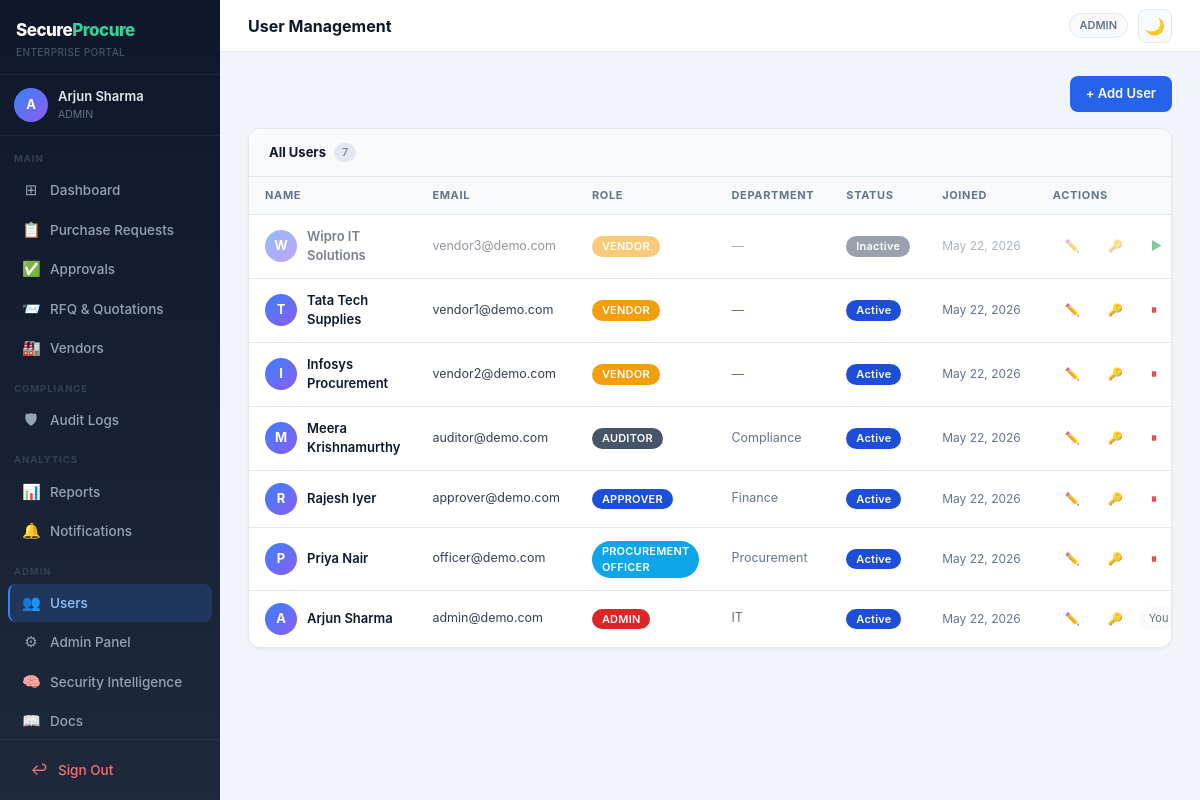
Page /admin/users (signed in) on the committed database.
### app/models.py (models this page shows, shortened)
class User(UserMixin, db.Model):
    __tablename__ = 'users'
    id            = db.Column(db.Integer, primary_key=True)
    name          = db.Column(db.String(120), nullable=False)
    email         = db.Column(db.String(120), unique=True, nullable=False)
    password_hash = db.Column(db.String(256), nullable=False)
    role          = db.Column(db.String(30), nullable=False, default='PROCUREMENT_OFFICER')
    department    = db.Column(db.String(100))
    is_active     = db.Column(db.Boolean, default=True)
    created_at    = db.Column(db.DateTime, default=datetime.utcnow)
    vendor         = db.relationship('Vendor', back_populates='user', uselist=False)
    requests       = db.relationship('PurchaseRequest', back_populates='creator', foreign_keys='PurchaseRequest.created_by')
    approvals      = db.relationship('Approval', back_populates='decider', foreign_keys='Approval.decided_by')
    audit_logs     = db.relationship('AuditLog', back_populates='user')
    notifications  = db.relationship('Notification', back_populates='user', cascade='all, delete-orphan')

### app/routes/admin.py (the view)
@bp.route('/users')
@login_required
@require_roles('ADMIN')
def users():
    all_users = User.query.order_by(User.created_at.desc()).all()
    return render_template('dashboard/users.html', users=all_users, roles=ROLES)

### app/utils.py (called while the page is built)
def require_roles(*roles):
    def decorator(f):
        @wraps(f)
        def wrapped(*args, **kwargs):
            if not current_user.is_authenticated:
                abort(401)
            if current_user.role not in roles:
                abort(403)
            return f(*args, **kwargs)
        return wrapped
    return decorator

### templates/dashboard/users.html (shortened to what this page needs)
{% extends "base.html" %}
{% block page_header %}
  <div style="font-size: 16px; font-weight: 700; color: var(--text-primary);">User Management</div>
{% endblock %}
{% block content %}
<div style="display: flex; justify-content: flex-end; margin-bottom: 16px;">
  <button onclick="openModal('add-user-modal')" class="btn btn-primary">+ Add User</button>
</div>
<div class="card" style="overflow: hidden;">
  <div style="padding: 14px 20px; background: var(--bg-subtle); border-bottom: 1px solid var(--border); display: flex; align-items: center; gap: 8px;">
    <span style="font-size: 13px; font-weight: 700; color: var(--text-primary);">All Users</span>
    <span style="font-size: 11px; color: var(--text-muted); background: var(--border); padding: 1px 8px; border-radius: 20px;">{{ users|length }}</span>
  </div>
  <table style="width: 100%; border-collapse: collapse;">
    <thead><tr class="tbl-head">
      <th>Name</th>
      <th>Email</th>
      <th>Role</th>
      <th>Department</th>
      <th>Status</th>
      <th>Joined</th>
      <th>Actions</th>
    </tr></thead>
    <tbody>
      {% for u in users %}
      <tr class="tbl-row" style="{% if not u.is_active %}opacity: 0.55;{% endif %}">
        <td>
          <div style="display: flex; align-items: center; gap: 10px;">
            <div style="width: 32px; height: 32px; border-radius: 50%; background: linear-gradient(135deg, #3b82f6, #8b5cf6); display: flex; align-items: center; justify-content: center; font-size: 13px; font-weight: 700; color: white; flex-shrink: 0;">
              {{ u.name[0].upper() }}
            </div>
            <span style="font-size: 13px; font-weight: 600; color: var(--text-primary);">{{ u.name }}</span>
          </div>
        </td>
        <td style="color: var(--text-secondary); font-size: 12.5px;">{{ u.email }}</td>
        <td>
          <span class="badge {% if u.role == 'ADMIN' %}badge-danger{% elif u.role == 'PROCUREMENT_OFFICER' %}badge-info{% elif u.role == 'APPROVER' %}badge-success{% elif u.role == 'VENDOR' %}badge-warning{% else %}badge-secondary{% endif %}">
            {{ u.role.replace('_',' ') }}
          </span>
        </td>
        <td style="color: var(--text-muted); font-size: 12.5px;">{{ u.department or '—' }}</td>
        <td>
          <span class="badge {% if u.is_active %}badge-success{% else %}badge-secondary{% endif %}">
            {{ 'Active' if u.is_active else 'Inactive' }}
          </span>
        </td>
        <td style="color: var(--text-muted); font-size: 12px; white-space: nowrap;">{{ u.created_at.strftime('%b %d, %Y') }}</td>
        <td>
          <div style="display: flex; gap: 4px; align-items: center;">
            <button onclick="openEdit({{ u.id }}, '{{ u.name|replace("'","\\'")|e }}', '{{ u.role }}', '{{ u.department or '' }}')"
              class="btn btn-ghost btn-sm" title="Edit">✏️</button>
            <button onclick="openResetPw({{ u.id }}, '{{ u.name|replace("'","\\'")|e }}')"
              class="btn btn-ghost btn-sm" title="Reset password">🔑</button>
            {% if u.id != current_user.id %}
            <form action="/admin/users/{{ u.id }}/toggle" method="post" style="display:inline;">
              <button type="submit" class="btn btn-ghost btn-sm" style="color: {% if u.is_active %}#ef4444{% else %}#16a34a{% endif %};" title="{{ 'Deactivate' if u.is_active else 'Activate' }}">
                {{ '⏸' if u.is_active else '▶' }}
              </button>
            </form>
            {% else %}
            <span style="font-size: 11px; color: var(--text-muted); background: var(--bg-subtle); padding: 3px 10px; border-radius: 20px;">You</span>
            {% endif %}
          </div>
        </td>
      </tr>
      {% endfor %}
    </tbody>
  </table>
</div>
{% endblock %}

### templates/base.html (shortened to what this page needs)
<!DOCTYPE html>
<html lang="en" class="h-full">
<head>
  <script src="https://cdn.tailwindcss.com"></script>
</head>
<body class="h-full flex overflow-hidden" style="font-family: -apple-system, BlinkMacSystemFont, 'Segoe UI', sans-serif;">
<aside class="sidebar flex-shrink-0">
  <div style="padding: 18px 16px 14px; border-bottom: 1px solid rgba(255,255,255,0.07);">
    <a href="/dashboard" style="text-decoration: none; display: block;">
      <div style="font-size: 17px; font-weight: 800; color: white; letter-spacing: -0.5px;">
        Secure<span style="color: #34d399;">Procure</span>
      </div>
      <div style="font-size: 10px; color: #475569; margin-top: 1px; font-weight: 500; letter-spacing: 0.04em;">ENTERPRISE PORTAL</div>
    </a>
  </div>
  <div style="padding: 12px 14px; border-bottom: 1px solid rgba(255,255,255,0.06);">
    <div style="display: flex; align-items: center; gap: 10px;">
      <div style="width: 34px; height: 34px; border-radius: 50%; background: linear-gradient(135deg,#3b82f6,#8b5cf6); display: flex; align-items: center; justify-content: center; font-size: 13px; font-weight: 700; color: white; flex-shrink: 0;">
        {{ current_user.name[0].upper() }}
      </div>
      <div style="min-width: 0;">
        <div style="font-size: 13px; font-weight: 600; color: #e2e8f0; white-space: nowrap; overflow: hidden; text-overflow: ellipsis;">{{ current_user.name }}</div>
        <div style="font-size: 10.5px; color: #64748b; margin-top: 1px;">{{ current_user.role.replace('_',' ') }}</div>
      </div>
    </div>
  </div>
  <nav style="flex: 1; padding: 10px 0; overflow-y: auto;">
    <div style="padding: 6px 14px 4px; font-size: 9.5px; font-weight: 700; color: #334155; letter-spacing: 0.1em; text-transform: uppercase;">Main</div>
    <a href="/dashboard" class="nav-item {% if request.path == '/dashboard' %}active{% endif %}">
      <span class="nav-icon">⊞</span> Dashboard
    </a>
    {% if current_user.role != 'VENDOR' %}
    <a href="/requests" class="nav-item {% if '/requests' in request.path %}active{% endif %}">
      <span class="nav-icon">📋</span> Purchase Requests
    </a>
    {% endif %}
    {% if current_user.role in ['APPROVER', 'ADMIN'] %}
    <a href="/approvals" class="nav-item {% if '/approvals' in request.path %}active{% endif %}">
      <span class="nav-icon">✅</span> Approvals
    </a>
    {% endif %}
    {% if current_user.role in ['PROCUREMENT_OFFICER', 'ADMIN', 'APPROVER', 'AUDITOR'] %}
    <a href="/rfq" class="nav-item {% if '/rfq' in request.path %}active{% endif %}">
      <span class="nav-icon">📨</span> RFQ &amp; Quotations
    </a>
    {% endif %}
    {% if current_user.role in ['ADMIN', 'PROCUREMENT_OFFICER', 'AUDITOR'] %}
    <a href="/vendors" class="nav-item {% if '/vendors' in request.path %}active{% endif %}">
      <span class="nav-icon">🏭</span> Vendors
    </a>
    {% endif %}
    {% if current_user.role in ['AUDITOR', 'ADMIN'] %}
    <div style="padding: 10px 14px 4px; font-size: 9.5px; font-weight: 700; color: #334155; letter-spacing: 0.1em; text-transform: uppercase; margin-top: 4px;">Compliance</div>
    <a href="/audit" class="nav-item {% if '/audit' in request.path %}active{% endif %}">
      <span class="nav-icon">🛡</span> Audit Logs
    </a>
    {% endif %}
    <div style="padding: 10px 14px 4px; font-size: 9.5px; font-weight: 700; color: #334155; letter-spacing: 0.1em; text-transform: uppercase; margin-top: 4px;">Analytics</div>
    <a href="/reports" class="nav-item {% if '/reports' in request.path %}active{% endif %}">
      <span class="nav-icon">📊</span> Reports
    </a>
    <a href="/notifications" class="nav-item {% if '/notifications' in request.path %}active{% endif %}">
      <span class="nav-icon">🔔</span> Notifications
    </a>
    {% if current_user.role == 'ADMIN' %}
    <div style="padding: 10px 14px 4px; font-size: 9.5px; font-weight: 700; color: #334155; letter-spacing: 0.1em; text-transform: uppercase; margin-top: 4px;">Admin</div>
    <a href="/admin/users" class="nav-item {% if '/admin/users' in request.path %}active{% endif %}">
      <span class="nav-icon">👥</span> Users
    </a>
    <a href="/admin/panel" class="nav-item {% if '/admin/panel' in request.path %}active{% endif %}">
      <span class="nav-icon">⚙</span> Admin Panel
    </a>
    <a href="/admin/security-intelligence" class="nav-item {% if '/admin/security-intelligence' in request.path %}active{% endif %}">
      <span class="nav-icon">🧠</span> Security Intelligence
    </a>
    <a href="/admin/docs" class="nav-item {% if '/admin/docs' in request.path %}active{% endif %}">
      <span class="nav-icon">📖</span> Docs
    </a>
    {% endif %}
  </nav>
  <div style="padding: 10px 8px; border-top: 1px solid rgba(255,255,255,0.07);">
    <form action="/logout" method="post">
      <button type="submit" class="nav-item" style="width:100%; background:none; border:none; cursor:pointer; color:#f87171;">
        <span class="nav-icon">↩</span> Sign Out
      </button>
    </form>
  </div>
</aside>
<div style="flex: 1; display: flex; flex-direction: column; overflow: hidden; min-width: 0;">
  <header class="topbar">
    <div>{% block page_header %}{% endblock %}</div>
    <div style="display: flex; align-items: center; gap: 10px;">
      <span style="font-size: 11px; font-weight: 600; color: var(--text-muted); background: var(--bg-subtle); border: 1px solid var(--border); padding: 3px 10px; border-radius: 20px;">
        {{ current_user.role.replace('_',' ') }}
      </span>
      <button class="theme-toggle" id="theme-btn" onclick="toggleTheme()" title="Toggle dark/light mode">🌙</button>
    </div>
  </header>
  <main class="main-content">
    {% block content %}{% endblock %}
  </main>
</div>
</body>
</html>

### templates/base.html (style rules this page uses)
:root { --bg-page: #f1f5f9; --bg-card: #ffffff; --bg-subtle: #f8fafc; --bg-input: #ffffff; --border: #e2e8f0; --border-input: #d1d5db; --text-primary: #0f172a; --text-secondary:#374151; --text-muted: #64748b; --text-faint: #94a3b8; --shadow: 0 1px 3px rgba(0,0,0,0.06); }
body { background: var(--bg-page); transition: background 0.2s, color 0.2s; }
.sidebar { width: 220px; min-width: 220px; background: linear-gradient(180deg, #0f172a 0%, #1e293b 100%); display: flex; flex-direction: column; height: 100vh; }
.nav-item { display: flex; align-items: center; gap: 10px; padding: 8px 14px; border-radius: 8px; font-size: 13.5px; font-weight: 500; color: #94a3b8; text-decoration: none; transition: all 0.15s; margin: 1px 8px; white-space: nowrap; }
.nav-item.active { background: rgba(59,130,246,0.2); color: #93c5fd; border-left: 2px solid #3b82f6; padding-left: 12px; }
.nav-icon { font-size: 15px; width: 18px; text-align: center; flex-shrink: 0; }
.card { background: var(--bg-card); border-radius: 12px; border: 1px solid var(--border); box-shadow: var(--shadow); }
.badge { display: inline-flex; align-items: center; padding: 2px 10px; border-radius: 20px; font-size: 11px; font-weight: 600; letter-spacing: 0.02em; }
.badge-success { background: #1d4ed8; color: white; }
.badge-warning { background: #f59e0b; color: white; }
.badge-danger { background: #dc2626; color: white; }
.badge-info { background: #0ea5e9; color: white; }
.badge-secondary { background: #475569; color: white; }
.btn { display: inline-flex; align-items: center; gap: 6px; padding: 8px 16px; border-radius: 8px; font-size: 13px; font-weight: 600; cursor: pointer; border: none; transition: all 0.15s; text-decoration: none; }
.btn-sm { padding: 5px 12px; font-size: 12px; border-radius: 6px; }
.btn-primary { background: #2563eb; color: white; }
.btn-ghost { background: transparent; color: var(--text-muted); }
.tbl-head th { padding: 10px 16px; font-size: 11px; font-weight: 700; color: var(--text-muted); text-transform: uppercase; letter-spacing: 0.06em; background: var(--bg-subtle); border-bottom: 1px solid var(--border); text-align: left; }
.tbl-row td { padding: 12px 16px; font-size: 13.5px; color: var(--text-secondary); border-bottom: 1px solid var(--border); }
.tbl-row:last-child td { border-bottom: none; }
.theme-toggle { width: 34px; height: 34px; border-radius: 8px; border: 1px solid var(--border); background: var(--bg-subtle); cursor: pointer; display: flex; align-items: center; justify-content: center; font-size: 16px; transition: all 0.15s; }
.topbar { background: var(--bg-card); border-bottom: 1px solid var(--border); padding: 0 28px; height: 52px; display: flex; align-items: center; justify-content: space-between; flex-shrink: 0; }
.main-content { flex: 1; overflow-y: auto; padding: 24px 28px; }

### rows in the picture
User: name "A", name "Arjun Sharma", role.replace "ADMIN", email "admin@demo.com", department "IT", is_active "Active", created_at "May 22, 2026", shows "You"
User: name "W", name "Wipro IT Solutions", email "vendor3@demo.com", role.replace "VENDOR", department "—", is_active "Inactive", created_at "May 22, 2026", is_active "▶"
User: name "T", name "Tata Tech Supplies", email "vendor1@demo.com", role.replace "VENDOR", department "—", is_active "Active", created_at "May 22, 2026", is_active "⏸"
User: name "I", name "Infosys Procurement", email "vendor2@demo.com", role.replace "VENDOR", department "—", is_active "Active", created_at "May 22, 2026", is_active "⏸"
User: name "M", name "Meera Krishnamurthy", email "auditor@demo.com", role.replace "AUDITOR", department "Compliance", is_active "Active", created_at "May 22, 2026", is_active "⏸"
User: name "R", name "Rajesh Iyer", email "approver@demo.com", role.replace "APPROVER", department "Finance", is_active "Active", created_at "May 22, 2026", is_active "⏸"
User: name "P", name "Priya Nair", email "officer@demo.com", role.replace "PROCUREMENT OFFICER", department "Procurement", is_active "Active", created_at "May 22, 2026", is_active "⏸"

### other values in the picture
{{ users|length }} "7"
